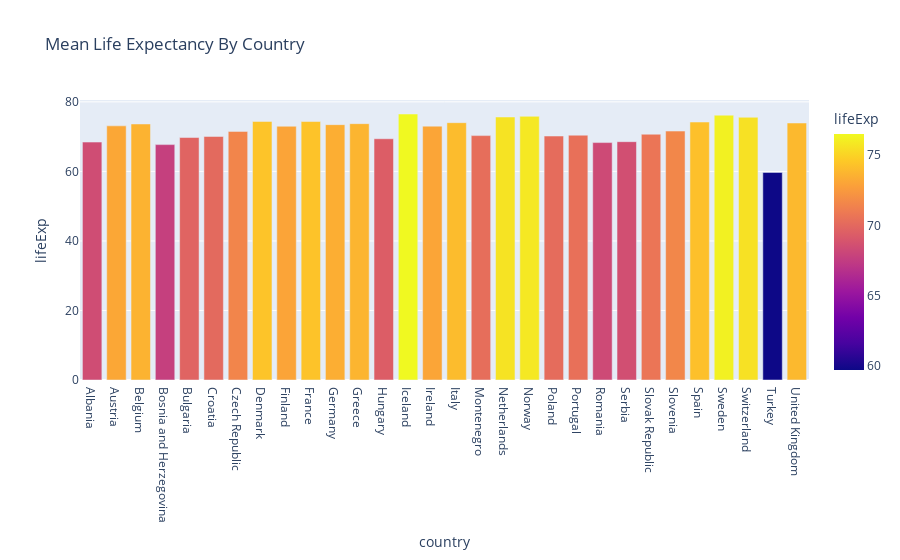

Source (notebook cell):
### Markdown cell above
### Europe

### Code cell
europe_life_expectancy = get_life_expectancy_mean_by_country(europe)
plot_and_show_life_expectancy_mean_by_country(europe_life_expectancy)

### Figure 1 — Plotly figure (JSON) as saved in the notebook; plotly's stock layout.template omitted (floating-point values rounded to 4 significant figures)
{"data": [{"alignmentgroup": "True", "hovertemplate": "country=%{x}<br>lifeExp=%{marker.color}<extra></extra>", "legendgroup": "", "marker": {"color": [68.43, 73.1, 73.64, 67.71, 69.74, 70.06, 71.51, 74.37, 72.99, 74.35, 73.44, 73.73, 69.39, 76.51, 73.02, 74.01, 70.3, 75.65, 75.84, 70.18, 70.42, 68.29, 68.55, 70.7, 71.6, 74.2, 76.18, 75.57, 59.7, 73.92], "coloraxis": "coloraxis", "pattern": {"shape": ""}}, "name": "", "offsetgroup": "", "orientation": "v", "showlegend": false, "textposition": "auto", "type": "bar", "x": ["Albania", "Austria", "Belgium", "Bosnia and Herzegovina", "Bulgaria", "Croatia", "Czech Republic", "Denmark", "Finland", "France", "Germany", "Greece", "Hungary", "Iceland", "Ireland", "Italy", "Montenegro", "Netherlands", "Norway", "Poland", "Portugal", "Romania", "Serbia", "Slovak Republic", "Slovenia", "Spain", "Sweden", "Switzerland", "Turkey", "United Kingdom"], "xaxis": "x", "y": [68.43, 73.1, 73.64, 67.71, 69.74, 70.06, 71.51, 74.37, 72.99, 74.35, 73.44, 73.73, 69.39, 76.51, 73.02, 74.01, 70.3, 75.65, 75.84, 70.18, 70.42, 68.29, 68.55, 70.7, 71.6, 74.2, 76.18, 75.57, 59.7, 73.92], "yaxis": "y"}], "layout": {"barmode": "relative", "coloraxis": {"colorbar": {"title": {"text": "lifeExp"}}, "colorscale": [[0, "#0d0887"], [0.1111, "#46039f"], [0.2222, "#7201a8"], [0.3333, "#9c179e"], [0.4444, "#bd3786"], [0.5556, "#d8576b"], [0.6667, "#ed7953"], [0.7778, "#fb9f3a"], [0.8889, "#fdca26"], [1, "#f0f921"]]}, "legend": {"tracegroupgap": 0}, "title": {"text": "Mean Life Expectancy By Country"}, "xaxis": {"anchor": "y", "domain": [0, 1], "title": {"text": "country"}}, "yaxis": {"anchor": "x", "domain": [0, 1], "title": {"text": "lifeExp"}}}}
